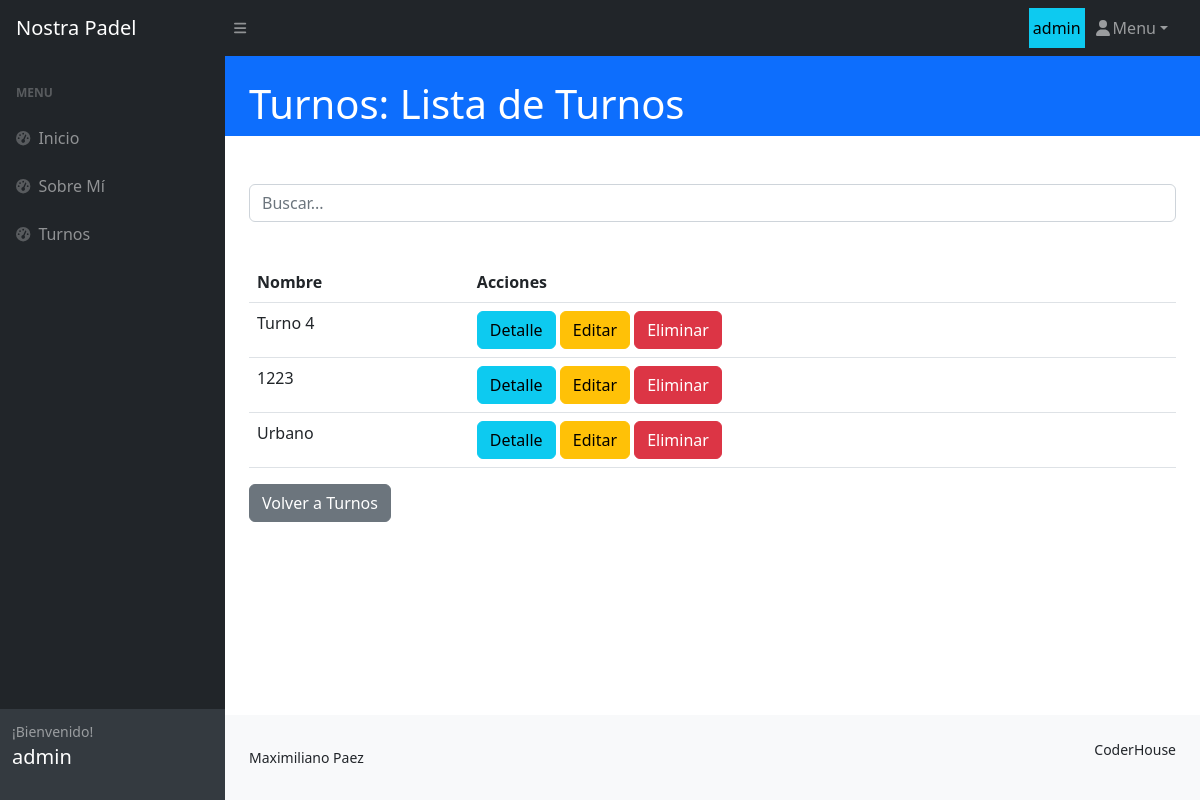
Page /turno/turno/list (signed in) on the committed database.
### turno/models.py (models this page shows, shortened)
class Turno(models.Model):
    categoria_id = models.ForeignKey(
        TurnoLugar, null=True, blank=True, on_delete=models.SET_NULL, verbose_name="lugar de turno"
    )
    nombre = models.CharField(max_length=100)
    unidad_medida = models.CharField(max_length=100)
    cantidad = models.FloatField()
    precio = models.FloatField()
    descripcion = models.TextField(null=True, blank=True, verbose_name="descripción")
    fecha_actualizacion = models.DateField(
        null=True, blank=True, default=timezone.now, editable=False, verbose_name="fecha de actualización"
    )
    class Meta:
        verbose_name = "turno"
        verbose_name_plural = "turnos"

### turno/views.py (the view)
# urls.py: path("turno/list", views.TurnoList.as_view(), name="turno_list"),
class TurnoList(ListView):
    model = models.Turno
    def get_queryset(self) -> QuerySet:
        if self.request.GET.get("consulta"):
            consulta = self.request.GET.get("consulta")
            object_list = models.Turno.objects.filter(nombre__icontains=consulta)
        else:
            object_list = models.Turno.objects.all()
        return object_list

### turno/templates/turno/turno_list.html
{% extends 'core/base.html' %}
{% block titulo %}
<div class="container-fluid px-4">
    <h1 class="mt-4">Turnos: Lista de Turnos</h1>
</div>
{% endblock titulo %}
{% block contenido %}
<div class="container-fluid p-4">
    <div class="py-lg-4 mb-3">
        <form action="{% url 'turno:turno_list' %}" method="get">
            <input type="text" name="consulta" placeholder="Buscar..." class="form-control">
        </form>
    </div>
    <table class="table">
        <thead>
            <tr>
                <th>Nombre</th>
                <th>Acciones</th>
            </tr>
        </thead>
        <tbody>
            {% for turno in object_list %}
            <tr>
                <td>{{ turno.nombre }}</td>
                <td>
                    <a href="{% url 'turno:turno_detail' turno.id %}" class="btn btn-info">Detalle</a>
                    <a href="{% url 'turno:turno_update' turno.id %}" class="btn btn-warning">Editar</a>
                    <a href="{% url 'turno:turno_delete' turno.id %}" class="btn btn-danger">Eliminar</a>
                </td>
            </tr>
            {% endfor %}
        </tbody>
    </table>
    <a href="{% url 'turno:home' %}" class="btn btn-secondary">Volver a Turnos</a>
</div>
{% endblock contenido %}

### core/templates/core/components/navbar.html (shortened to what this page needs)
<nav class="sb-topnav navbar navbar-expand navbar-dark bg-dark">
    <a class="navbar-brand ps-3" href="index.html">Nostra Padel</a>
    <button class="btn btn-link btn-sm order-1 order-lg-0 me-4 me-lg-0" id="sidebarToggle" href="#!"><i class="fas fa-bars"></i></button>
    <ul class="navbar-nav ms-auto ms-md-0 me-3 me-lg-4">
        <a class="text-bg-info text-decoration-none align-content-xl-center p-1 text-center  ">{{ user.username }}</a>
        <li class="nav-item dropdown">
            <a class="nav-link dropdown-toggle" id="navbarDropdown" href="#" role="button" data-bs-toggle="dropdown" aria-expanded="false"><i class="fas fa-user fa-fw"></i>Menu</a>
        </li>
    </ul>
</nav>

### core/templates/core/components/sidenav.html
<nav class="sb-sidenav accordion sb-sidenav-dark" id="sidenavAccordion">
    <div class="sb-sidenav-menu">
        <div class="nav">
            <div class="sb-sidenav-menu-heading">Menu</div>
            <a class="nav-link {% if request.path == '/' %}active{% endif %}" href="{% url 'core:home' %}">
                <div class="sb-nav-link-icon"><i class="fas fa-tachometer-alt"></i></div>
                Inicio
            </a>
            {% if user.is_authenticated %}
                <a class="nav-link {% if request.path == '/aboutme/' %}active{% endif %}" href="{% url 'aboutme:home' %}">
                    <div class="sb-nav-link-icon"><i class="fas fa-tachometer-alt"></i></div>
                    Sobre Mí
                </a>
                <a class="nav-link {% if request.path == '/turno/' %}active{% endif %}" href="{% url 'turno:home' %}">
                    <div class="sb-nav-link-icon"><i class="fas fa-tachometer-alt"></i></div>
                    Turnos
                </a>
            {% endif %}
        </div>
    </div>
    <div class="sb-sidenav-footer">
        <div class="small">¡Bienvenido!</div>
        <p class="text-white fs-5">{{ user.username }}</p>
    </div>
</nav>

### rows in the picture
Turno: nombre "Turno 4"
Turno: nombre "1223"
Turno: nombre "Urbano"

### other values in the picture
{{ user.username }} "admin"
